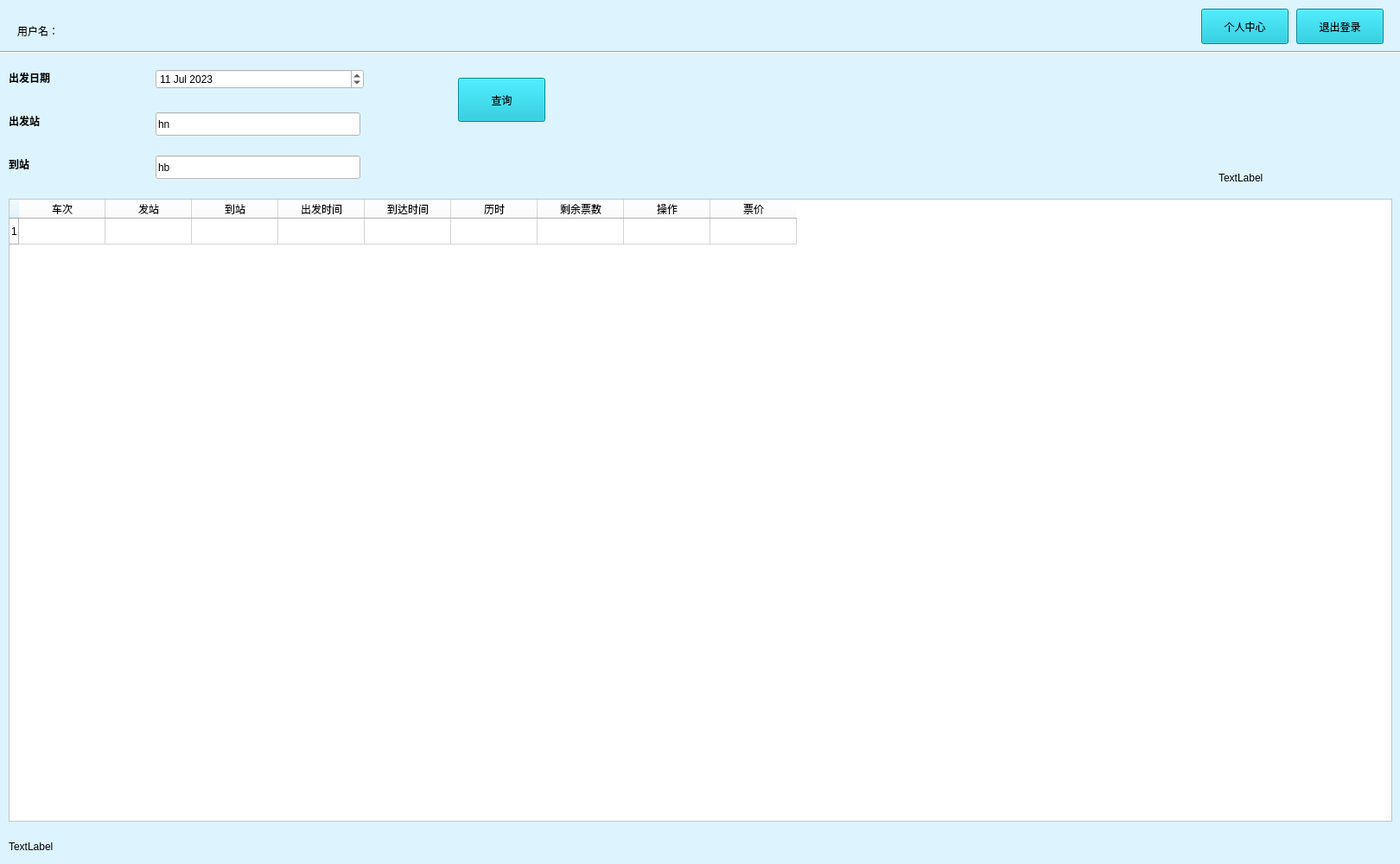
<?xml version="1.0" encoding="UTF-8"?>
<ui version="4.0">
 <class>Widget_User</class>
 <widget class="QWidget" name="Widget_User">
  <property name="geometry">
   <rect>
    <x>0</x>
    <y>0</y>
    <width>1620</width>
    <height>1000</height>
   </rect>
  </property>
  <property name="minimumSize">
   <size>
    <width>1620</width>
    <height>1000</height>
   </size>
  </property>
  <property name="maximumSize">
   <size>
    <width>1620</width>
    <height>1000</height>
   </size>
  </property>
  <property name="windowTitle">
   <string>购票查询</string>
  </property>
  <property name="styleSheet">
   <string notr="true">background-color: rgb(221, 244, 255);</string>
  </property>
  <widget class="QtMaterialRaisedButton" name="pushButton">
   <property name="geometry">
    <rect>
     <x>530</x>
     <y>90</y>
     <width>101</width>
     <height>51</height>
    </rect>
   </property>
   <property name="styleSheet">
    <string notr="true">
font: 75 12pt &quot;微软雅黑&quot;;
background-color: rgb(0,188,212);</string>
   </property>
   <property name="text">
    <string>查询</string>
   </property>
  </widget>
  <widget class="QTableWidget" name="tableWidget">
   <property name="geometry">
    <rect>
     <x>10</x>
     <y>230</y>
     <width>1601</width>
     <height>721</height>
    </rect>
   </property>
   <property name="styleSheet">
    <string notr="true">background-color: rgb(255, 255, 255);
font: 10pt &quot;宋体&quot;;
alternate-background-color: rgb(221, 244, 255);</string>
   </property>
   <row>
    <property name="text">
     <string>1</string>
    </property>
   </row>
   <column>
    <property name="text">
     <string>车次</string>
    </property>
   </column>
   <column>
    <property name="text">
     <string>发站</string>
    </property>
   </column>
   <column>
    <property name="text">
     <string>到站</string>
    </property>
   </column>
   <column>
    <property name="text">
     <string>出发时间</string>
    </property>
   </column>
   <column>
    <property name="text">
     <string>到达时间</string>
    </property>
   </column>
   <column>
    <property name="text">
     <string>历时</string>
    </property>
   </column>
   <column>
    <property name="text">
     <string>剩余票数</string>
    </property>
   </column>
   <column>
    <property name="text">
     <string>操作</string>
    </property>
   </column>
   <column>
    <property name="text">
     <string>票价</string>
    </property>
   </column>
  </widget>
  <widget class="QtMaterialRaisedButton" name="pushButton_3">
   <property name="geometry">
    <rect>
     <x>1390</x>
     <y>10</y>
     <width>101</width>
     <height>41</height>
    </rect>
   </property>
   <property name="styleSheet">
    <string notr="true">font: 75 10pt &quot;微软雅黑&quot;;
background-color: rgb(0,188,212);</string>
   </property>
   <property name="text">
    <string>个人中心</string>
   </property>
  </widget>
  <widget class="QtMaterialRaisedButton" name="pushButton_4">
   <property name="geometry">
    <rect>
     <x>1500</x>
     <y>10</y>
     <width>101</width>
     <height>41</height>
    </rect>
   </property>
   <property name="styleSheet">
    <string notr="true">font: 75 10pt &quot;微软雅黑&quot;;
background-color: rgb(0,188,212);</string>
   </property>
   <property name="text">
    <string>退出登录</string>
   </property>
  </widget>
  <widget class="QLabel" name="label_4">
   <property name="geometry">
    <rect>
     <x>20</x>
     <y>20</y>
     <width>171</width>
     <height>31</height>
    </rect>
   </property>
   <property name="styleSheet">
    <string notr="true">font: 14pt &quot;黑体&quot;;
border-color: rgb(0, 170, 127);</string>
   </property>
   <property name="text">
    <string>用户名：</string>
   </property>
  </widget>
  <widget class="QLabel" name="label_5">
   <property name="geometry">
    <rect>
     <x>530</x>
     <y>170</y>
     <width>201</width>
     <height>41</height>
    </rect>
   </property>
   <property name="styleSheet">
    <string notr="true">font: 14pt &quot;楷体&quot;;
color: rgb(255, 0, 0);</string>
   </property>
   <property name="text">
    <string/>
   </property>
  </widget>
  <widget class="QLabel" name="label_6">
   <property name="geometry">
    <rect>
     <x>1410</x>
     <y>190</y>
     <width>201</width>
     <height>31</height>
    </rect>
   </property>
   <property name="styleSheet">
    <string notr="true">font: 12pt &quot;宋体&quot;;</string>
   </property>
   <property name="text">
    <string>TextLabel</string>
   </property>
  </widget>
  <widget class="QLabel" name="label_7">
   <property name="geometry">
    <rect>
     <x>10</x>
     <y>970</y>
     <width>101</width>
     <height>20</height>
    </rect>
   </property>
   <property name="text">
    <string>TextLabel</string>
   </property>
  </widget>
  <widget class="Line" name="line">
   <property name="geometry">
    <rect>
     <x>0</x>
     <y>50</y>
     <width>1621</width>
     <height>20</height>
    </rect>
   </property>
   <property name="orientation">
    <enum>Qt::Horizontal</enum>
   </property>
  </widget>
  <widget class="QLabel" name="label_8">
   <property name="geometry">
    <rect>
     <x>590</x>
     <y>20</y>
     <width>421</width>
     <height>31</height>
    </rect>
   </property>
   <property name="styleSheet">
    <string notr="true">font: 14pt &quot;等线&quot;;</string>
   </property>
   <property name="text">
    <string/>
   </property>
  </widget>
  <widget class="QtMaterialTextField" name="lineEdit">
   <property name="geometry">
    <rect>
     <x>180</x>
     <y>130</y>
     <width>237</width>
     <height>27</height>
    </rect>
   </property>
   <property name="styleSheet">
    <string notr="true">font: 12pt &quot;微软雅黑&quot;;
background-color: rgb(255, 255, 255);</string>
   </property>
   <property name="text">
    <string>hn</string>
   </property>
   <property name="placeholderText">
    <string/>
   </property>
  </widget>
  <widget class="QtMaterialTextField" name="lineEdit_2">
   <property name="geometry">
    <rect>
     <x>180</x>
     <y>180</y>
     <width>237</width>
     <height>27</height>
    </rect>
   </property>
   <property name="styleSheet">
    <string notr="true">font: 12pt &quot;微软雅黑&quot;;
background-color: rgb(255, 255, 255);</string>
   </property>
   <property name="text">
    <string>hb</string>
   </property>
   <property name="placeholderText">
    <string/>
   </property>
  </widget>
  <widget class="QDateEdit" name="dateEdit">
   <property name="geometry">
    <rect>
     <x>180</x>
     <y>80</y>
     <width>241</width>
     <height>23</height>
    </rect>
   </property>
   <property name="styleSheet">
    <string notr="true">font: 14pt &quot;宋体&quot;;
background-color: rgb(255, 255, 255);</string>
   </property>
   <property name="dateTime">
    <datetime>
     <hour>0</hour>
     <minute>0</minute>
     <second>0</second>
     <year>2023</year>
     <month>7</month>
     <day>11</day>
    </datetime>
   </property>
   <property name="date">
    <date>
     <year>2023</year>
     <month>7</month>
     <day>11</day>
    </date>
   </property>
  </widget>
  <widget class="QLabel" name="label">
   <property name="geometry">
    <rect>
     <x>10</x>
     <y>70</y>
     <width>161</width>
     <height>40</height>
    </rect>
   </property>
   <property name="styleSheet">
    <string notr="true">font: 14pt &quot;宋体&quot;;
font-weight:bold;</string>
   </property>
   <property name="text">
    <string>出发日期</string>
   </property>
  </widget>
  <widget class="QLabel" name="label_2">
   <property name="geometry">
    <rect>
     <x>10</x>
     <y>120</y>
     <width>161</width>
     <height>40</height>
    </rect>
   </property>
   <property name="styleSheet">
    <string notr="true">font: 14pt &quot;宋体&quot;;
font-weight:bold;</string>
   </property>
   <property name="text">
    <string>出发站</string>
   </property>
  </widget>
  <widget class="QLabel" name="label_3">
   <property name="geometry">
    <rect>
     <x>10</x>
     <y>170</y>
     <width>161</width>
     <height>40</height>
    </rect>
   </property>
   <property name="styleSheet">
    <string notr="true">font: 14pt &quot;宋体&quot;;
font-weight:bold;</string>
   </property>
   <property name="text">
    <string>到站</string>
   </property>
  </widget>
  <zorder>line</zorder>
  <zorder>pushButton</zorder>
  <zorder>tableWidget</zorder>
  <zorder>pushButton_3</zorder>
  <zorder>pushButton_4</zorder>
  <zorder>label_4</zorder>
  <zorder>label_5</zorder>
  <zorder>label_6</zorder>
  <zorder>label_7</zorder>
  <zorder>label_8</zorder>
  <zorder>lineEdit</zorder>
  <zorder>lineEdit_2</zorder>
  <zorder>dateEdit</zorder>
  <zorder>label</zorder>
  <zorder>label_2</zorder>
  <zorder>label_3</zorder>
 </widget>
 <customwidgets>
  <customwidget>
   <class>QtMaterialRaisedButton</class>
   <extends>QPushButton</extends>
   <header location="global">qtmaterialraisedbutton.h</header>
  </customwidget>
  <customwidget>
   <class>QtMaterialTextField</class>
   <extends>QLineEdit</extends>
   <header location="global">qtmaterialtextfield.h</header>
  </customwidget>
 </customwidgets>
 <resources/>
 <connections/>
</ui>
